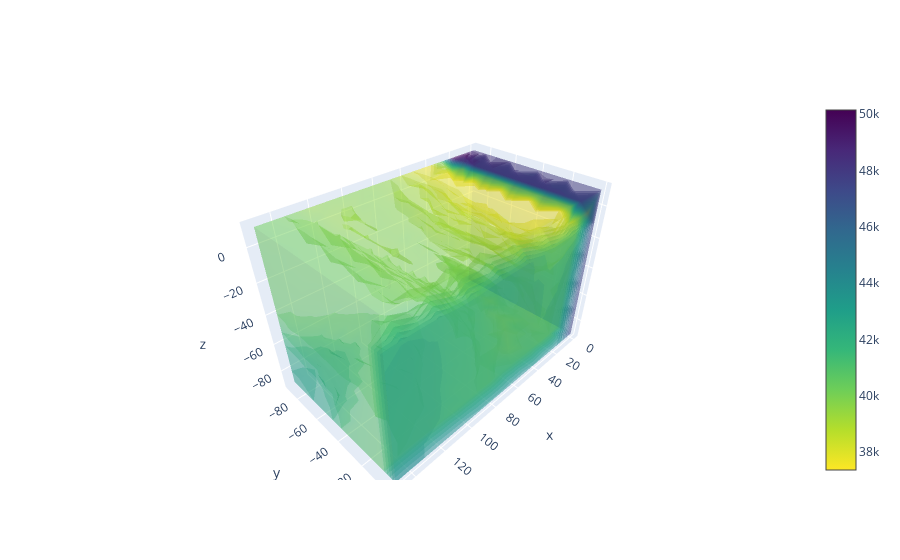

Notebook code for this chart:
### Code cell
#slice and dice data here please, also, ensure that the ABS_ERRor is converted to float64
x_axis = "match"
y_axis = "gap"
z_axis = "egap"
metrix ="euclid_distance"
plu.plotly_3d_results(x_axis, y_axis, z_axis, metrix, results_data_frame)

### Figure 1 — Plotly figure (JSON) as saved in the notebook; plotly's stock layout.template omitted (floating-point values rounded to 4 significant figures; data arrays with more than 128 entries replaced by an {"elided": "..."} marker saying what was removed)
{"data": [{"cmax": 50150.0, "cmin": 37360.0, "colorscale": [[0, "#fde725"], [0.1111, "#b5de2b"], [0.2222, "#6ece58"], [0.3333, "#35b779"], [0.4444, "#1f9e89"], [0.5556, "#26828e"], [0.6667, "#31688e"], [0.7778, "#3e4989"], [0.8889, "#482878"], [1, "#440154"]], "opacity": 0.3, "surface": {"count": 20}, "type": "volume", "value": {"elided": "1760 float values"}, "x": {"elided": "1760 int values"}, "y": {"elided": "1760 int values"}, "z": {"elided": "1760 int values"}}], "layout": {}}
